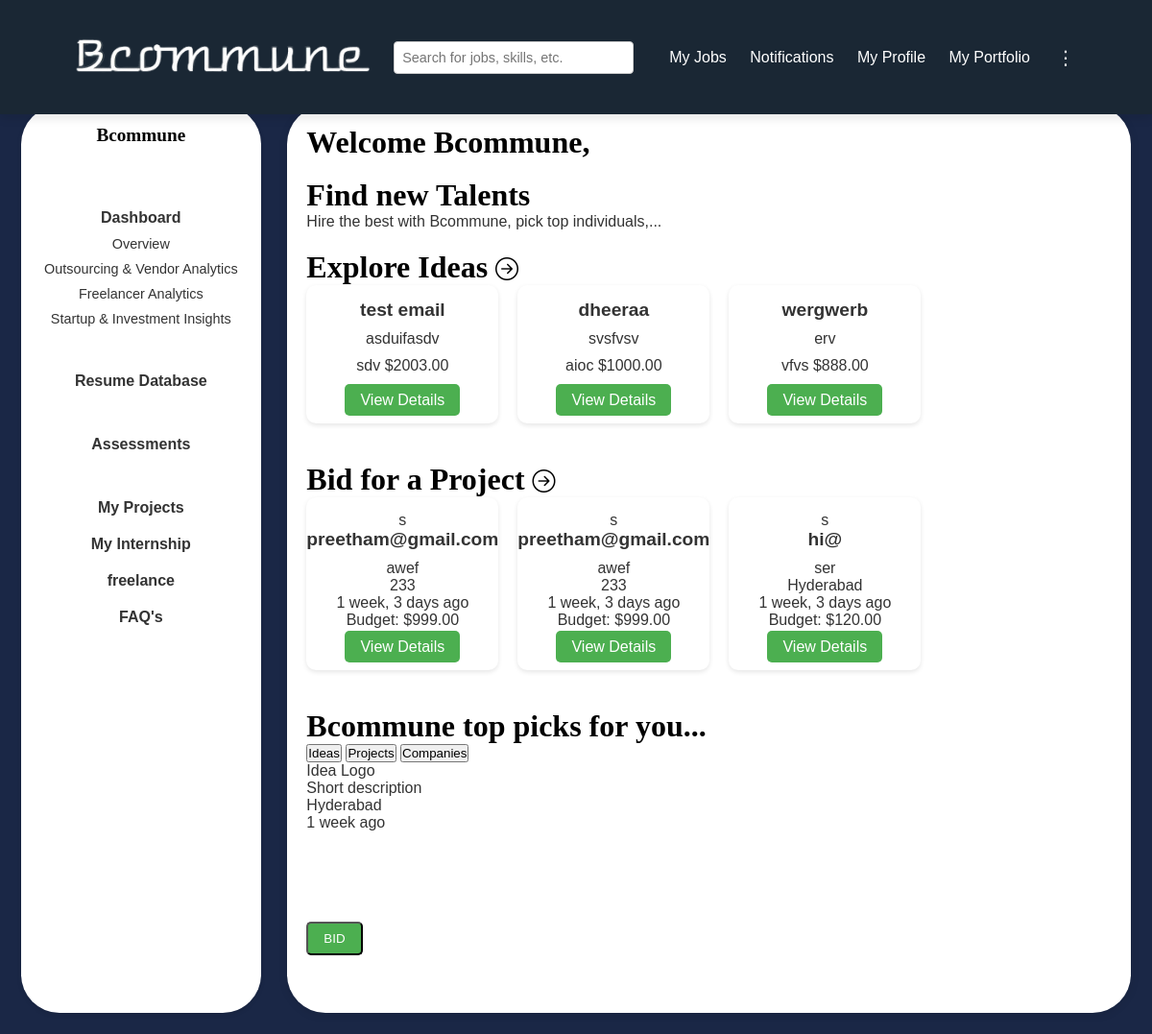
/company/dashboard/ (signed in), run on an earlier commit of the app's database.
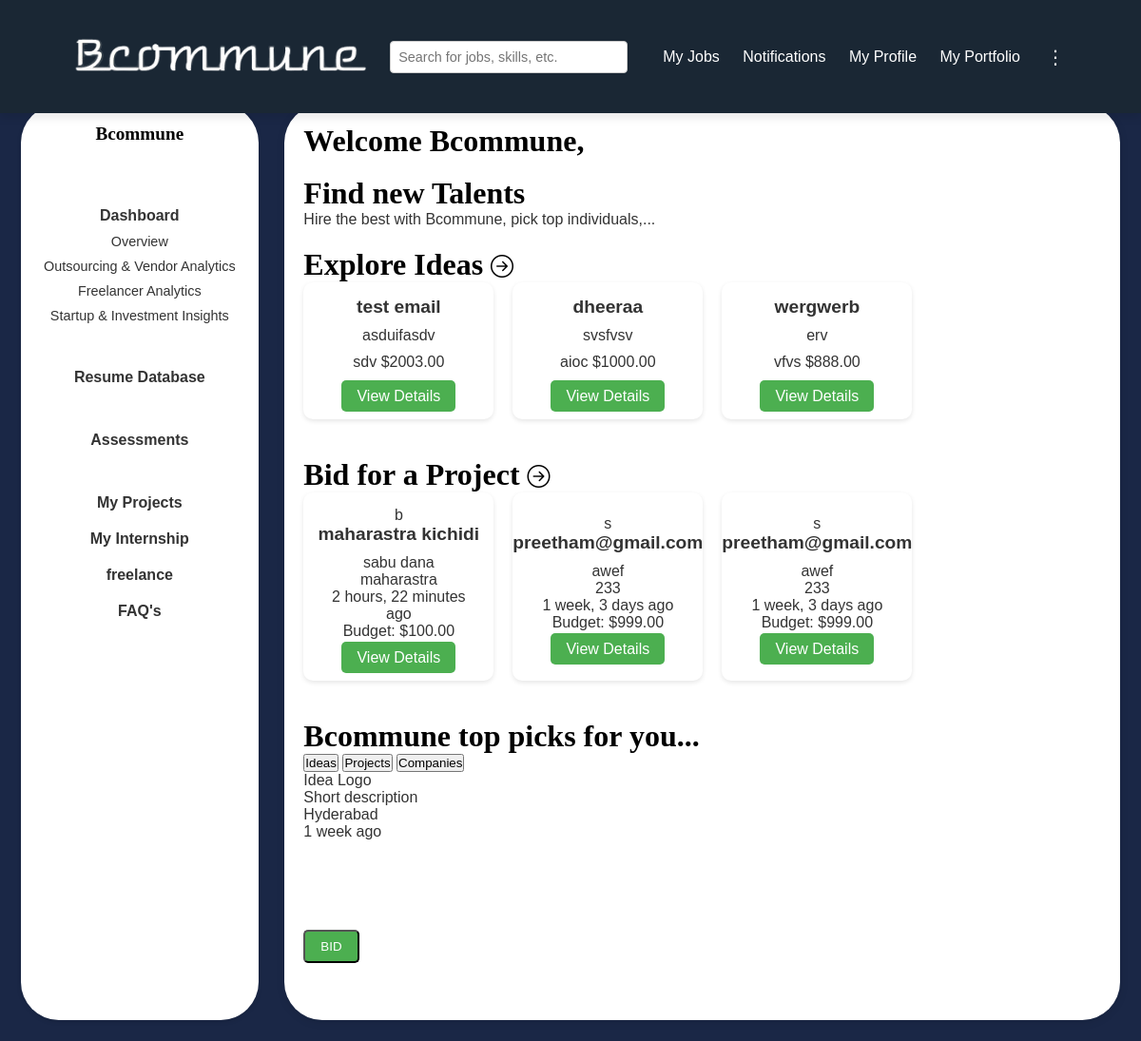
And on a later commit of the database.
### users/models.py (models this page shows, shortened)
class CustomUser(AbstractUser):
    USER_TYPE_CHOICES = (
        ('individual', 'Individual'),
        ('company', 'Company'),
    )
    user_type = models.CharField(max_length=10, choices=USER_TYPE_CHOICES, default='company')
    company_name = models.CharField(max_length=255, null=True, blank=True)
    company_website = models.URLField(max_length=200, null=True, blank=True)
    industry = models.CharField(max_length=100, null=True, blank=True)
    company_size = models.CharField(max_length=20, null=True, blank=True)
    company_type = models.CharField(max_length=255, null=True, blank=True)
    designation = models.CharField(max_length=255, null=True, blank=True)
    phone_number = models.CharField(max_length=15, null=True, blank=True)
    bcommune_profile = models.URLField(null=True, blank=True)
    profile_picture = models.ImageField(upload_to='profile_pics/', blank=True, null=True)
    about_company = models.TextField(null=True, blank=True)  # About the Company
    founding_year = models.PositiveIntegerField(null=True, blank=True)  # Establishment Year
    headquarters = models.CharField(max_length=255, null=True, blank=True)  # Headquarters Location
    branches = models.TextField(null=True, blank=True)
    business_registration_number = models.CharField(max_length=100, null=True, blank=True)
    legal_structure = models.CharField(
        max_length=50,
        choices=[
            ('LLP', 'LLP'),
            ('Pvt Ltd', 'Private Limited'),
            ('Partnership', 'Partnership'),
            ('Sole Proprietorship', 'Sole Proprietorship'),
            ('Others', 'Others'),
        ],
        null=True,
        blank=True
    )
    core_services = models.TextField(null=True, blank=True)
    social_media_links = models.JSONField(default=dict, blank=True)  # Example: {"facebook": "", "linkedin": "", "twitter": ""}
    portfolio = models.TextField(null=True, blank=True)

class Idea(models.Model):
    title = models.CharField(max_length=200)
    patent_number = models.CharField(max_length=100, blank=True, null=True)
    brief_description = models.TextField()
    application_number = models.CharField(max_length=100, blank=True, null=True)
    problem_statement = models.TextField()
    solution = models.TextField()
    visibility = models.CharField(max_length=10, choices=[('public', 'Public'), ('private', 'Private')])
    details = models.TextField(blank=True, null=True)
    fund = models.DecimalField(max_digits=10, decimal_places=2, blank=True, null=True)
    category = models.CharField(max_length=100)
    photo = models.ImageField(upload_to='idea_photos/', blank=True, null=True)
    video = models.FileField(upload_to='idea_videos/', blank=True, null=True)
    team_info = models.TextField(blank=True, null=True)
    created_at = models.DateTimeField(auto_now_add=True)
    email = models.EmailField(null=True, blank=True)

class Project(models.Model):
    company = models.ForeignKey(settings.AUTH_USER_MODEL, on_delete=models.CASCADE)
    title = models.CharField(max_length=200)
    description = models.TextField()
    project_type = models.CharField(max_length=100)
    industry = models.CharField(max_length=100)
    budget = models.DecimalField(max_digits=15, decimal_places=2)
    timeline = models.DateField()
    location = models.CharField(max_length=200, blank=True, null=True)
    expertise_required = models.TextField()
    payment_terms = models.TextField()
    nda_required = models.BooleanField(default=False)
    confidentiality_required = models.BooleanField(default=False)
    ip_rights_required = models.BooleanField(default=False)
    custom_field = models.CharField(max_length=200, blank=True, null=True)
    created_at = models.DateTimeField(auto_now_add=True)

### users/views.py (the view)
# urls.py: path('company/dashboard/', views.company_dashboard, name='company_dashboard'),
@login_required
def company_dashboard(request):
    if request.user.user_type != 'company':
        return redirect('company_login')
    ideas = Idea.objects.all().order_by('-created_at')[:3]
    recent_projects = Project.objects.exclude(company=request.user).order_by('-created_at')[:3]
    my_projects = Project.objects.filter(company=request.user).order_by('-created_at')[:3]
    context = {
        'ideas': ideas,
        'recent_projects': recent_projects,
        'my_projects': my_projects,
        'company_name': request.user.company_name,
    }
    return render(request, 'company_dashboard.html', context)

### users/templates/company_dashboard.html (shortened to what this page needs)
{% load static %}
<!DOCTYPE html>
<html lang="en">
<head>
    <link rel="stylesheet" href="{% static 'css/common.css'%}">
    <link rel="stylesheet" href="{% static 'css/homec.css'%}">
    <link href="https://cdn.jsdelivr.net/npm/bootstrap-icons/font/bootstrap-icons.css" rel="stylesheet">
</head>
<body>
  {% include 'header2.html' %}
    <div class="main-container">
        {% include 'sidebarcompany.html' %}
        <div class="content">
            <h1>Welcome {{ user.company_name }},</h1>
            <br>
            <h2>Find new Talents</h2>
            <p style="margin-bottom: 20px;">Hire the best with Bcommune, pick top individuals,...</p>
            <section class="idea-explore">
              <h2>
                <a href="{% url 'explore_all_ideas' %}" class="section-heading">
                  Explore Ideas
                  <i class="bi bi-arrow-right-circle" style="font-size: 1.5rem;"></i>
                </a>
              </h2>
              <div class="idea-cards">
                  {% for idea in ideas %}
                      <div class="idea-card">
                          <div class="idea-content">
                              <h3>{{ idea.title }}</h3>
                              <p>{{ idea.brief_description|truncatechars:100 }}</p>
                              <div class="idea-meta">
                                  <span class="category">{{ idea.category }}</span>
                                  <span class="fund">${{ idea.fund }}</span>
                              </div>
                              <br>
                              <a href="{% url 'idea_detail' idea.id %}" class="view-details-btn">View Details</a>
                          </div>
                      </div>
                  {% empty %}
                      <p>No ideas available to display.</p>
                  {% endfor %}
              </div>
          </section>
          <section class="bid-project">
            <h2>
                <a href="{% url 'myprojects' %}" class="section-heading">
                  Bid for a Project
                  <i class="bi bi-arrow-right-circle" style="font-size: 1.5rem;"></i>
                </a>
            </h2>
            <div class="bid-cards">
                {% for project in recent_projects %}
                    <div class="bid-card">
                        <div class="bid-logo">
                            {% if project.company.logo %}
                                <img src="{{ project.company.logo.url }}" alt="Company Logo">
                            {% else %}
                                {{ project.company.company_name|make_list|first }}
                            {% endif %}
                        </div>
                        <h3>{{ project.title }}</h3>
                        <p>{{ project.description|truncatechars:50 }}<br>{{ project.location }}</p>
                        <p>{{ project.created_at|timesince }} ago</p>
                        <p>Budget: ${{ project.budget }}</p>
                        <div class="bid-buttons">
                            <a href="{% url 'explore_projects' %}?selected_project={{ project.id }}" class="bid-button">View Details</a>
                        </div>
                    </div>
                {% empty %}
                    <p>No projects available</p>
                {% endfor %}
            </div>
        </section>
            <section class="top-picks">
              <h2>Bcommune top picks for you...</h2>
                <div class="top-buttons">
                  <button class="top-button">Ideas</button>
                  <button class="top-button">Projects</button>
                  <button class="top-button">Companies</button>
                </div>
              <div class="top-cards">
                <div class="top-card">
                  <div class="top-logo">Idea Logo</div>
                  <p>Short description<br>Hyderabad</p>
                  <p>1 week ago</p>
                  <div class="bid-buttons">
                    <button class="bid-button"> BID </button>
                  </div>
                </div>
              </div>
            </section>
        </div>
</body>
</html>

### users/templates/header2.html (shortened to what this page needs)
{% load static %}
<header>
    <div class="navbar">
        <div class="logo">
            <a href="{% url 'company_dashboard' %}">
                <img src="{% static 'images/Bcommune_logo.png' %}" alt="Bcommune Logo">
            </a>
        </div>
        <div class="search-bar">
            <input type="text" placeholder="Search for jobs, skills, etc." />
        </div>
        <nav>
            <a href="{% url 'myjobs' %}">My Jobs</a>
            <a href="#">Notifications</a>
            <a href="{% url 'company_profile' %}">My Profile</a>
            <a href="{% url 'myportfolio' %}">My Portfolio</a>
        </nav>
        <div class="dropdown">
            <button class="dropbtn">⋮</button>
        </div>
    </div>
</header>

### users/templates/sidebarcompany.html
{%load static%}
<div class="sidebar">
    <a href="{% url 'company_profile' %}" style=" text-decoration: none;" ><h2>{{ user.company_name }}</h2></a>
    <br><br>
    <h4>
      <a href="#" style="text-decoration: none; color: inherit;">Dashboard</a>
    </h4>
    <ul>
        <li>
          <a href="#" style="text-decoration: none; color: inherit;">Overview</a>
        </li>
        <li>
          <a href="#" style="text-decoration: none; color: inherit;">Outsourcing & Vendor Analytics</a>
        </li>
        <li>
          <a href="#" style="text-decoration: none; color: inherit;">Freelancer Analytics</a>
        </li>
        <li>
          <a href="#" style="text-decoration: none; color: inherit;">Startup & Investment Insights</a>
        </li>
    </ul>
    <br>
    <h4>
      <a href="#" style="text-decoration: none; color: inherit;">Resume Database</a>
    </h4>
    <br>
    <h4>
      <a href="#" style="text-decoration: none; color: inherit;">Assessments</a>
    </h4>
    <br>
    <h4>
      <a href="{% url 'myprojects' %}" style="text-decoration: none; color: inherit;">My Projects</a>
    </h4>
    <h4>
      <a href="{%url 'myinternships'%}" style="text-decoration: none; color: inherit;">My Internship</a>
    </h4>
    <h4>
      <a href="{%url 'freelance'%}" style="text-decoration: none; color: inherit;">freelance</a>
    </h4>
    <h4>
      <a href="{% url 'faq' %}" style="text-decoration: none; color: inherit;">FAQ's</a>
    </h4>
</div>

### static/css/common.css (style rules this page uses)
* { margin: 0; padding: 0; box-sizing: border-box; font-family: Arial, sans-serif; }
body { background-color: #1a2734; color: #333; font-family: Arial, sans-serif; min-height: 100vh; display: flex; flex-direction: column; margin: 0; }
header { background-color: #1a2734; padding: 15px 5%; color: white; box-shadow: 0 4px 10px rgba(0, 0, 0, 0.1); position: fixed; width: 100%; top: 0; left: 0; z-index: 1000; display: flex; align-items: center; justify-content: space-between; }
.navbar { display: flex; justify-content: space-between; align-items: center; width: 100%; }
.navbar .logo img { height: 65px; width: auto; }
.navbar nav a { color: white; text-decoration: none; margin-left: 20px; font-size: 1rem; transition: color 0.3s ease; }
.search-bar { display: flex; align-items: center; justify-content: center; gap: 10px; }
.search-bar input { padding: 18px 20px; border: 1px solid #ccc; border-radius: 20px; outline: none; font-size: 0.9rem; width: 250px; max-width: 100%; transition: border-color 0.3s ease; }
.sidebar { background-color: white; padding: 20px; width: 250px; min-height: calc(100vh - 30px); margin-right: 0.2cm; border-radius: 40px; text-align: center; box-shadow: 0 2px 5px rgba(0, 0, 0, 0.1); flex-shrink: 0; margin-left: 1%; margin-bottom: 1%; }
.sidebar h2 { font-size: 1.2rem; margin-bottom: 10px; }
.sidebar h4 { margin: 20px 0 10px; font-size: 1rem; }
.sidebar ul { list-style: none; padding: 0; }
.sidebar ul li { margin: 10px 0; font-size: 0.9rem; cursor: pointer; }
.main-container { display: flex; flex-wrap: wrap; justify-content: space-between; padding: 10px; background-color: #1a2746; margin-top: 100px; gap: 20px; }
.content { flex: 1; padding: 20px; background-color: white; border-radius: 40px; box-shadow: 0 2px 10px rgba(0, 0, 0, 0.1); margin-bottom: 1%; margin-right: 1%; }

### static/css/homec.css (style rules this page uses)
.idea-explore, .bid-project, .top-picks { margin-bottom: 40px; }
h1, h2 { font-size: 2rem; font-family: Cambria, Cochin, Georgia, Times, 'Times New Roman', serif; color: black; }
a.section-heading { color: black; text-decoration: none; font-family: Cambria, Cochin, Georgia, Times, 'Times New Roman', serif; font-weight: bold; }
.idea-cards, .bid-cards { display: flex; flex-wrap: wrap; gap: 20px; }
.idea-card, .bid-card { background-color: white; padding: 15px; border-radius: 10px; box-shadow: 0 2px 5px rgba(0, 0, 0, 0.1); width: 200px; align-items: center; display: flex; flex-direction: column; justify-content: center; text-align: center; }
.idea-card h3, .bid-card h3 { font-size: 1.2rem; color: #333; margin-bottom: 10px; }
.idea-meta, .bid-buttons { margin-top: 10px; }
.view-details-btn, .bid-button { background-color: #4CAF50; color: white; text-decoration: none; margin-top: 10%; padding: 8px 16px; border-radius: 5px; }

### users/templates/header2.html (style rules this page uses)
.dropdown { position: relative; display: inline-block; }
.dropbtn { background: none; border: none; font-size: 20px; cursor: pointer; padding: 10px; color: white; }
.navbar { display: flex; justify-content: space-between; align-items: center; padding: 10px; }
.logo img { height: 40px; }
.search-bar input { padding: 8px; width: 250px; border: 1px solid #ccc; border-radius: 4px; }
nav a { margin-left: 15px; text-decoration: none; color: #ccc; }

What changed in the data, as far as the page shows it:
no longer on this page (row unchanged): Project: company.company_name|make_list "s", title "hi@", description "ser", location "Hyderabad", created_at "1 week, 3 days", budget "120.00"
added Project: company.company_name|make_list "b", title "maharastra kichidi", description "sabu dana", location "maharastra", created_at "2 hours, 22 minutes", budget "100.00"
